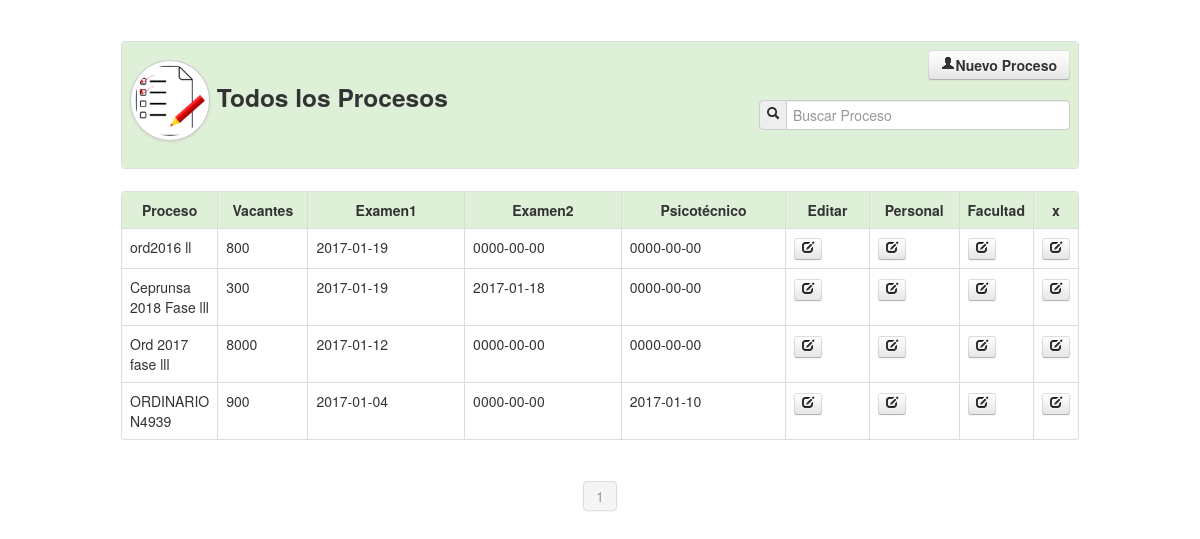
The page /ProcesosA/proceso.php (signed in) on the database its author committed.
### tables this page shows
CREATE TABLE `proceso` (
  `id` int(11) NOT NULL,
  `nombre` varchar(50) NOT NULL,
  `cantidad_vacantes` int(11) NOT NULL,
  `fecha_1` date NOT NULL,
  `fecha_2` date NOT NULL,
  `fecha_opcinal` date NOT NULL,
  `gastos` varchar(50) NOT NULL
);

### ProcesosA/proceso.php (the view, shortened to what this page needs)
<?php
		$maximo=8;
		if(!empty($_GET['pag'])){
			$pag=limpiar($_GET['pag']);
		}else{
			$pag=1;
		}
		$inicio=($pag-1)*$maximo;
			$cans=mysql_query("SELECT COUNT(nombre)as total FROM proceso");
			if($dat=mysql_fetch_array($cans)){
				$total=$dat['total'];
			}
?>
<!DOCTYPE html>
<html lang="en">
<head>
    <link href="../Recursos/css/bootstrap.css" rel="stylesheet">
    <link href="../Recursos/css/bootstrap-responsive.css" rel="stylesheet">
    <link href="../Recursos/css/docs.css" rel="stylesheet">
    <link href="../Recursos/js/google-code-prettify/prettify.js" rel="stylesheet">
</head>
<body data-spy="scroll" data-target=".bs-docs-sidebar">
<div align="center">
    <table width="80%" border="0">
      <tr>
        <td>
       	  <table class="table table-bordered">
              <tr class="success">
                <td>
                <div class="row-fluid">
                      <div class="span6">
                        	<h3><img src="../Recursos/img/lis.png" class="img-circle img-polaroid" width="70" height="65">
                        	Todos los Procesos</h3>
                      </div>
                      <div class="span6">
                      	<div align="right">
                       	<a href="ingresar_proceso.php" class="btn">
                            	<strong><i class="icon-user"></i>Nuevo Proceso</strong>
                        </a>
                       <br><br>
                        <form name="form1" method="post" action="proceso.php">
                            <div class="input-prepend">
                                <span class="add-on"><i class="icon-search"></i></span>
                                <input name="busqueda_proceso" type="text" placeholder="Buscar Proceso" class="input-xlarge" autocomplete="off">
                            </div>
                        </form>
                        </div>
                      </div>
                    </div>
                </td>
              </tr>
            </table>
        </td>
      </tr>
      <tr>
        <td>
        	<table class="table table-bordered table table-hover">
              <tr class="success">
                <td width="10%"><center><strong>Proceso</strong></center></td>
                <td width="10%"><center><strong>Vacantes</strong></center></td>
                <td width="20%"><center><strong>Examen1</strong></center></td>
                <td width="20%"><center><strong>Examen2</strong></center></td>
                <td width="20%"><center><strong>Psicotécnico</strong></center></td>
                <td width="10%"><center><strong>Editar</strong></center></td>
                <td width="10%"><center><strong>Personal</strong></center></td>
                <td width="10%"><center><strong>Facultad</strong></center></td>
                <td width="10%"><center><strong>x</strong></center></td>
              </tr>
              <?php
                if(empty($_POST['busqueda_proceso']))
                   {
                        $sql="SELECT * FROM proceso ";
                   }
                   else
                   {
                       $f_busqueda=limpiar($_POST['busqueda_proceso']);
                       $sql="Select * FROM proceso where nombre LIKE '$f_busqueda%'  ORDER BY nombre LIMIT $inicio, $maximo" ;
                   }
			  	$can=mysql_query($sql);
                while($dato=mysql_fetch_array($can)){
			  ?>
                  <tr>
                    <td><?php echo trim($dato['nombre']); ?></td>
                      <td> <?php echo trim($dato['cantidad_vacantes']); ?></td>
                      <td><?php echo trim($dato['fecha_1']); ?></td>
                      <td><?php echo trim($dato['fecha_2']); ?></td>
                      <td><?php echo trim($dato['fecha_opcinal']); ?></td>
                    <td>
                    	<a href="ingresar_proceso.php?id=<?php echo $dato['id']; ?>" class="btn btn-mini" title="Modificar Proceso" >
                    		<i class="icon-edit"></i>
                        </a>
                    </td>
                    <td>
                      <a href="../Personal/personal.php?id=<?php echo $dato['id']; ?>" class="btn btn-mini" title="Añadir Personal">
                        <i class="icon-edit"></i>
                        </a>
                    </td>
                    <td>
                      <a href="../Facultad/facultad.php?id=<?php echo $dato['id']; ?>" class="btn btn-mini" title="Añadir Facultad">
                        <i class="icon-edit"></i>
                        </a>
                    </td>
                    <td>
                      <a href="ingresar_proceso.php?id=<?php echo $dato['id']; ?>" class="btn btn-mini" title="Eliminar Proceso" >
                        <i class="icon-edit"></i>
                        </a>
                    </td>
                  </tr>
              <?php } ?>
            </table>
        </td>
      </tr>
    </table>
    <div class="pagination">
        <ul>
        	<?php
			if(empty($_POST['busqueda'])){
				$tp = ceil($total/$maximo);
         		for	($n=1; $n<=$tp ; $n++){
					if($pag==$n){
						echo '<li class="active"><a href="proceso.php?pag='.$n.'">'.$n.'</a></li>';
					}else{
						echo '<li><a href="proceso.php?pag='.$n.'">'.$n.'</a></li>';
					}
				}
			}
			?>
        </ul>
    </div>
</div>
</body>
</html>

### Recursos/css/docs.css (style rules this page uses)
body { position: relative; padding-top: 40px; }

### rows shown on the page
proceso: nombre "ord2016 ll", cantidad_vacantes "800", fecha_1 "2017-01-19", fecha_2 "0000-00-00", fecha_opcinal "0000-00-00"
proceso: nombre "Ceprunsa 2018 Fase lll", cantidad_vacantes "300", fecha_1 "2017-01-19", fecha_2 "2017-01-18", fecha_opcinal "0000-00-00"
proceso: nombre "Ord 2017 fase lll", cantidad_vacantes "8000", fecha_1 "2017-01-12", fecha_2 "0000-00-00", fecha_opcinal "0000-00-00"
proceso: nombre "ORDINARIO N4939", cantidad_vacantes "900", fecha_1 "2017-01-04", fecha_2 "0000-00-00", fecha_opcinal "2017-01-10"
